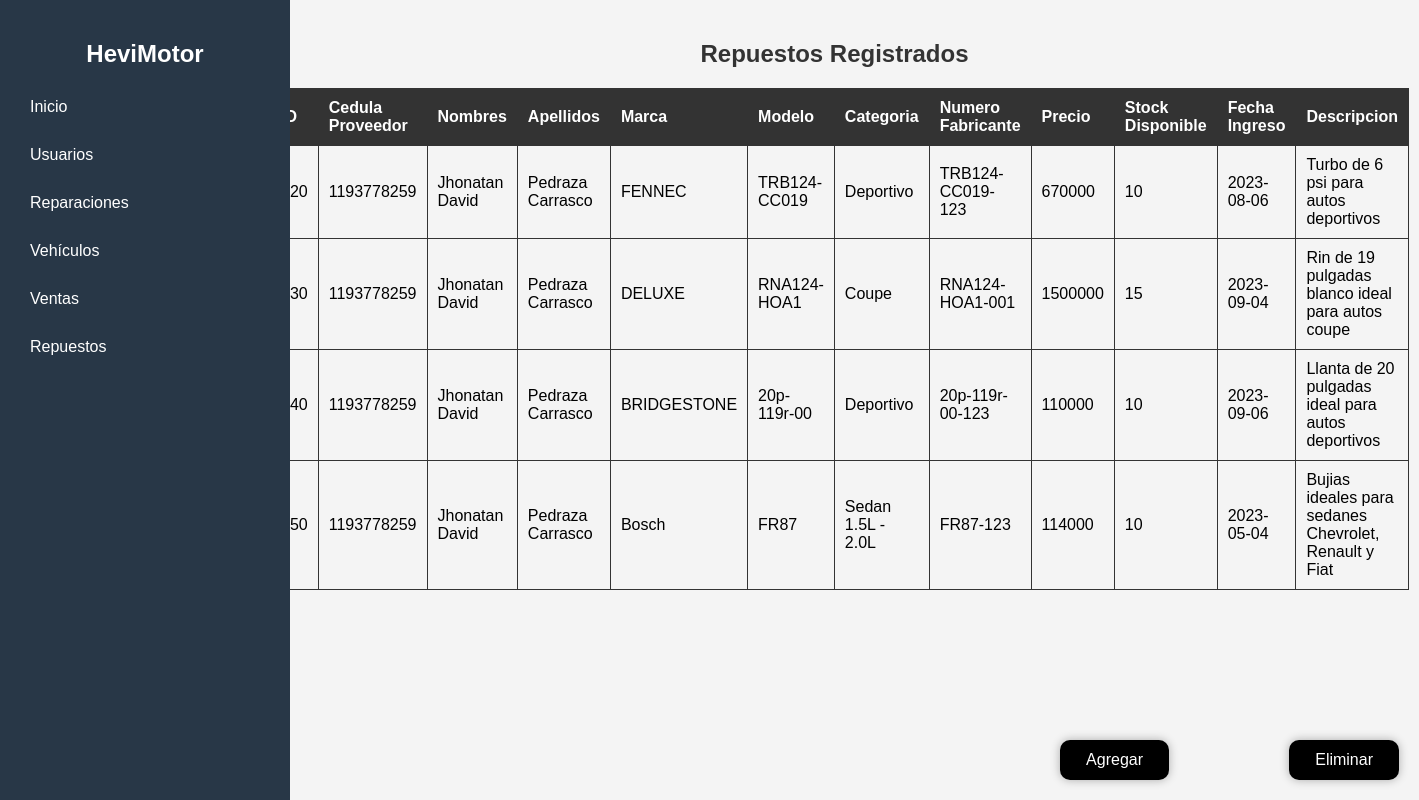
Page /repuestos2.0/selectrepuestos.php on the committed database.
### tables this page shows
CREATE TABLE `repuestos` (
  `Id_Repuesto` int(11) NOT NULL,
  `Proveedor` int(11) NOT NULL,
  `Nombre_Repuesto` varchar(50) NOT NULL,
  `Marca` varchar(50) NOT NULL,
  `Modelo` varchar(50) NOT NULL,
  `Categoria` varchar(50) NOT NULL,
  `Numero_Parte_Fabricante` varchar(50) NOT NULL,
  `Precio` int(12) NOT NULL,
  `Cantidad_Stock` int(5) NOT NULL,
  `Fecha_Ingreso` date NOT NULL,
  `Descripcion` text NOT NULL
);

CREATE TABLE `usuarios` (
  `Nombres` varchar(40) NOT NULL,
  `Apellidos` varchar(40) NOT NULL,
  `Correo` varchar(100) NOT NULL,
  `Cedula` int(12) NOT NULL,
  `Ciudad` varchar(30) NOT NULL,
  `Direccion` text NOT NULL,
  `Celular` varchar(40) NOT NULL,
  `Nickname` varchar(40) DEFAULT NULL,
  `Contraseña` varchar(25) DEFAULT NULL,
  `Rol` int(11) NOT NULL
);

### repuestos2.0/selectrepuestos.php (the view, shortened to what this page needs)
<!DOCTYPE html>
<html lang="es">
<head>
</head>
<body>
<div class="content">
    <h2>Repuestos Registrados</h2>
    <?php
    $servername = "localhost";
    $username = "root";
    $password = "";
    $dbname = "hevimotormysql";
    $conn = new mysqli($servername, $username, $password, $dbname);
    $sql_select = "SELECT r.id_repuesto, p.cedula, p.nombres, p.apellidos, r.nombre_repuesto, r.marca, r.modelo, r.categoria, r.numero_parte_fabricante, r.precio, r.cantidad_stock, r.fecha_ingreso, r.descripcion from repuestos r, usuarios p where r.proveedor = p.cedula";
    $result = $conn->query($sql_select);
    if ($result->num_rows > 0) {
        echo "<table>";
        echo "<tr><th>ID</th><th>Cedula Proveedor</th><th>Nombres</th><th>Apellidos</th><th>Marca</th><th>Modelo</th><th>Categoria</th><th>Numero Fabricante</th><th>Precio</th><th>Stock Disponible</th><th>Fecha Ingreso</th><th>Descripcion</th></tr>";
        while ($row = $result->fetch_assoc()) {
            echo "<tr>";
            echo "<td>" . $row["id_repuesto"] . "</td>";
            echo "<td>" . $row["cedula"] . "</td>";
            echo "<td>" . $row["nombres"] . "</td>";
            echo "<td>" . $row["apellidos"] . "</td>";
            echo "<td>" . $row["marca"] . "</td>";
            echo "<td>" . $row["modelo"] . "</td>";
            echo "<td>" . $row["categoria"] . "</td>";
            echo "<td>" . $row["numero_parte_fabricante"] . "</td>";
            echo "<td>" . $row["precio"] . "</td>";
            echo "<td>" . $row["cantidad_stock"] . "</td>";
            echo "<td>" . $row["fecha_ingreso"] . "</td>";
            echo "<td>" . $row["descripcion"] . "</td>";
            echo "</tr>";
        }
        echo "</table>";
    } else {
        echo "<p>No hay repuestos registrados.</p>";
    }
    ?>
    <div class="container3">
        <button onclick="location.href='addrepuestos.php'">Agregar</button>
    </div>
    <div class="container4">
        <button onclick="location.href='deleterepuestos.php'">Eliminar</button>
    </div>
    <div class="sidebar">
        <h2>HeviMotor</h2>
        <ul>
            <?php
            $menuItems = array(
                "Inicio" => "../pantallas/pantallaprincipal.php",
                "Usuarios" => "../usuarios/selectusuarios.php",
                "Reparaciones" => "../reparaciones/selectreparacion.php",
                "Vehículos" => "../vehiculos/selectvehicle.php",
                "Ventas" => "../ventas/selectventa.php",
                "Repuestos" => "../repuestos/selectrepuestos.php"
            );
            foreach ($menuItems as $itemName => $itemLink) {
                echo "<li><a href=\"$itemLink\">$itemName</a></li>";
            }
            ?>
        </ul>
    </div>
</div>
</body>
</html>

### repuestos2.0/selectrepuestos.php (style rules this page uses)
body { font-family: Arial, sans-serif; background-color: #f4f4f4; margin: 0; padding: 0; }
h2 { text-align: center; color: #333; }
table { width: 80%; margin: 20px auto; border-collapse: collapse; }
table, th, td { border: 1px solid #333; }
th { background-color: #333; color: #fff; }
th, td { padding: 10px; text-align: left; }
.content { flex: 1; padding: 20px; margin-left: 250px; background-color: #f4f4f4; }
.content h2 { color: #333; }
.container3 { position: fixed; bottom: 20px; right: 250px; background-color: black; padding: 10px 20px; border-radius: 10px; box-shadow: 0 0 10px rgba(0, 0, 0, 0.3); }
.container4 { position: fixed; bottom: 20px; right: 20px; background-color: black; padding: 10px 20px; border-radius: 10px; box-shadow: 0 0 10px rgba(0, 0, 0, 0.3); }
button { color: white; background-color: transparent; border: none; outline: none; cursor: pointer; font-size: 16px; }
.sidebar { background-color: rgb(40,55,71); color: #fff; width: 250px; padding: 20px; position: fixed; top: 0; bottom: 0; left: 0; }
.sidebar h2 { margin-bottom: 20px; color: #fff; }
.sidebar ul { list-style-type: none; padding: 0; }
.sidebar ul li { margin-bottom: 10px; }
.sidebar ul li a { color: #fff; text-decoration: none; display: block; padding: 10px; border-radius: 5px; transition: background-color 0.3s ease, color 0.3s ease; }

### rows in the picture
repuestos: Id_Repuesto "120", Proveedor.Cedula "1193778259", Proveedor.Nombres "Jhonatan David", Proveedor.Apellidos "Pedraza Carrasco", Marca "FENNEC", Modelo "TRB124-CC019", Categoria "Deportivo", Numero_Parte_Fabricante "TRB124-CC019-123", Precio "670000", Cantidad_Stock "10", Fecha_Ingreso "2023-08-06", Descripcion "Turbo de 6 psi para autos deportivos"
repuestos: Id_Repuesto "130", Proveedor.Cedula "1193778259", Proveedor.Nombres "Jhonatan David", Proveedor.Apellidos "Pedraza Carrasco", Marca "DELUXE", Modelo "RNA124-HOA1", Categoria "Coupe", Numero_Parte_Fabricante "RNA124-HOA1-001", Precio "1500000", Cantidad_Stock "15", Fecha_Ingreso "2023-09-04", Descripcion "Rin de 19 pulgadas blanco ideal para autos coupe"
repuestos: Id_Repuesto "140", Proveedor.Cedula "1193778259", Proveedor.Nombres "Jhonatan David", Proveedor.Apellidos "Pedraza Carrasco", Marca "BRIDGESTONE", Modelo "20p-119r-00", Categoria "Deportivo", Numero_Parte_Fabricante "20p-119r-00-123", Precio "110000", Cantidad_Stock "10", Fecha_Ingreso "2023-09-06", Descripcion "Llanta de 20 pulgadas ideal para autos deportivos"
repuestos: Id_Repuesto "150", Proveedor.Cedula "1193778259", Proveedor.Nombres "Jhonatan David", Proveedor.Apellidos "Pedraza Carrasco", Marca "Bosch", Modelo "FR87", Categoria "Sedan 1.5L - 2.0L", Numero_Parte_Fabricante "FR87-123", Precio "114000", Cantidad_Stock "10", Fecha_Ingreso "2023-05-04", Descripcion "Bujias ideales para sedanes Chevrolet, Renault y Fiat"

### other values in the picture
$itemName "Inicio"
$itemName "Usuarios"
$itemName "Reparaciones"
$itemName "Vehículos"
$itemName "Ventas"
$itemName "Repuestos"
